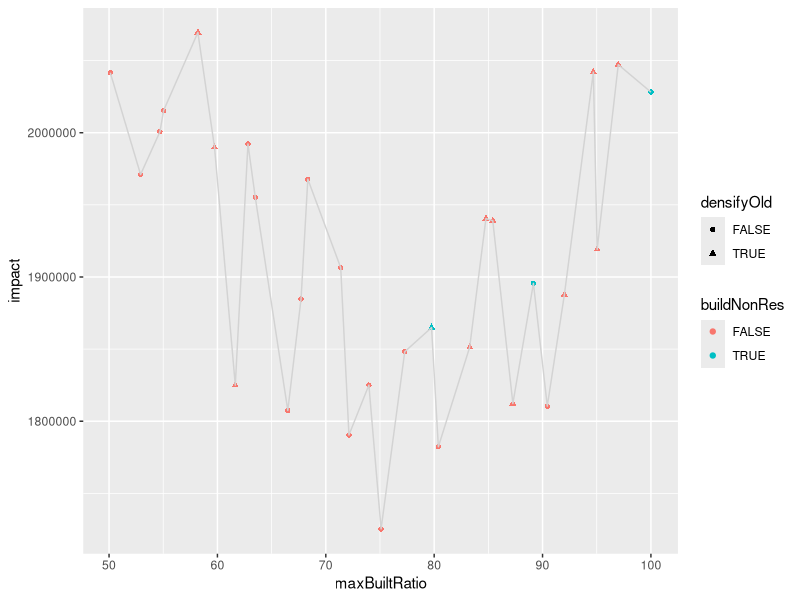

This figure's R source: (Note: this script raises an error after producing the figure.)
library(ggplot2)
library(dplyr)

setwd("~/encadrement/repoJulienERC/erc/traitements_Stats/")

df2 <-  read.csv("ProfilMBRsurtauxTendanciel.csv")

df <-  read.csv("profile_24HEGI.csv")


names(df)


## si les booleens sont encore des doubles, on peut éxécuter les lignes ci dessous pour 
df$pluPriority <-  df$pluPriority > 0.5
df$buildNonRes <-  df$buildNonRes > 0.5
df$densifyGround <-  df$densifyGround > 0.5
df$densifyOld <-  df$densifyOld > 0.5
df$maximumDensity <-  df$maximumDensity > 0.5




pp <-  ggplot(df, aes(maxBuiltRatio, impact))+
  geom_point(aes(color=buildNonRes, shape=densifyOld))+
geom_line(color="lightgray")
  
pp


df3 <- read.csv("ProfilWinSizesurTauxTendanciel.csv")


pp <-  ggplot(df3, aes(round(winSize), impact))+
  geom_point(aes(color=buildNonRes, shape=densifyOld))+
  geom_point(data=df2,aes(color=buildNonRes, shape=densifyOld), size= 4 ) 
  geom_line(color="lightgray")+
  stat_smooth()
pp

